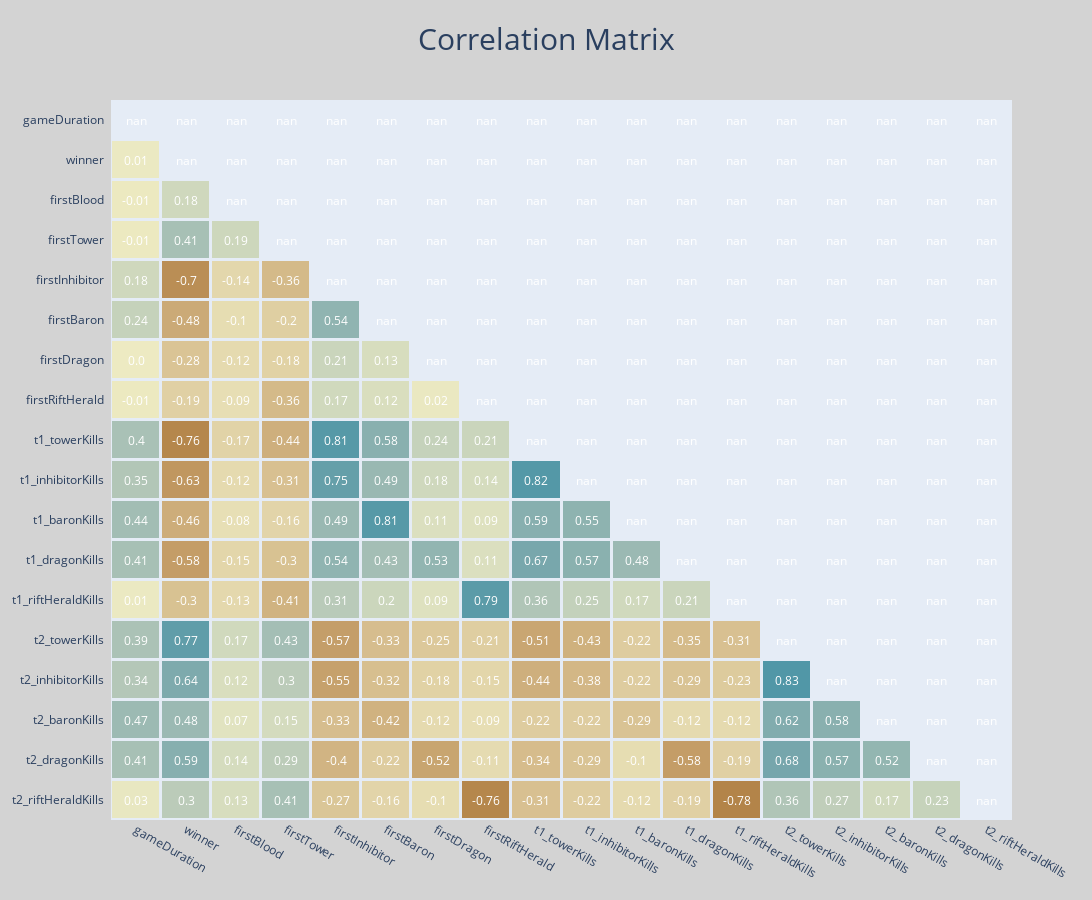

The notebook cell saved with this chart:
### Code cell
corr = df_matches[columns_corr].corr()

mask = np.triu(np.ones_like(corr, dtype=bool))

corr = corr.mask(mask)
fig = ff.create_annotated_heatmap(
    z=corr.to_numpy().round(2),
    x=list(corr.index.values),
    y=list(corr.columns.values),       
    xgap=3, ygap=3,
    zmin=-1, zmax=1,
    colorscale='earth',
    colorbar_thickness=30,
    colorbar_ticklen=3,
)


fig.update_layout(title_text='Correlation Matrix',
                  title_x=0.5,
                  titlefont={'size': 30},
                  width=1300, height=900,
                  xaxis_showgrid=False,
                  xaxis={'side': 'bottom'},
                  yaxis_showgrid=False,
                  yaxis_autorange='reversed',                   
                  paper_bgcolor='lightgrey',
                  )
fig.show()
